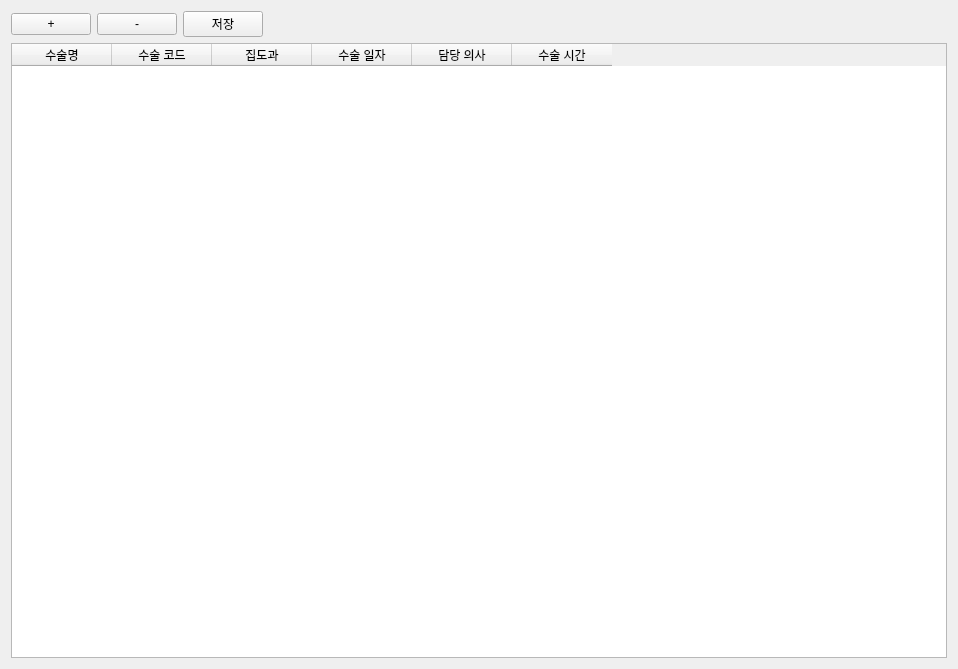
<?xml version="1.0" encoding="UTF-8"?>
<ui version="4.0">
 <class>Form</class>
 <widget class="QWidget" name="Form">
  <property name="geometry">
   <rect>
    <x>0</x>
    <y>0</y>
    <width>958</width>
    <height>669</height>
   </rect>
  </property>
  <property name="windowTitle">
   <string>Form</string>
  </property>
  <layout class="QGridLayout" name="gridLayout">
   <item row="0" column="0">
    <layout class="QHBoxLayout" name="horizontalLayout_2">
     <item>
      <layout class="QHBoxLayout" name="horizontalLayout">
       <item>
        <widget class="QPushButton" name="plus">
         <property name="maximumSize">
          <size>
           <width>600</width>
           <height>16777215</height>
          </size>
         </property>
         <property name="text">
          <string>+</string>
         </property>
        </widget>
       </item>
       <item>
        <widget class="QPushButton" name="minus">
         <property name="text">
          <string>-</string>
         </property>
        </widget>
       </item>
      </layout>
     </item>
     <item>
      <widget class="QPushButton" name="save">
       <property name="text">
        <string>저장</string>
       </property>
      </widget>
     </item>
     <item>
      <widget class="QLabel" name="label">
       <property name="text">
        <string/>
       </property>
      </widget>
     </item>
     <item>
      <widget class="QLabel" name="label_3">
       <property name="text">
        <string/>
       </property>
      </widget>
     </item>
     <item>
      <widget class="QLabel" name="label_2">
       <property name="text">
        <string/>
       </property>
      </widget>
     </item>
     <item>
      <widget class="QLabel" name="label_4">
       <property name="text">
        <string/>
       </property>
      </widget>
     </item>
     <item>
      <widget class="QLabel" name="label_5">
       <property name="text">
        <string/>
       </property>
      </widget>
     </item>
     <item>
      <widget class="QLabel" name="label_6">
       <property name="text">
        <string/>
       </property>
      </widget>
     </item>
     <item>
      <widget class="QLabel" name="label_7">
       <property name="text">
        <string/>
       </property>
      </widget>
     </item>
     <item>
      <widget class="QLabel" name="label_8">
       <property name="text">
        <string/>
       </property>
      </widget>
     </item>
     <item>
      <widget class="QLabel" name="label_9">
       <property name="text">
        <string/>
       </property>
      </widget>
     </item>
    </layout>
   </item>
   <item row="1" column="0">
    <widget class="QTableWidget" name="resulttable">
     <column>
      <property name="text">
       <string>수술명</string>
      </property>
     </column>
     <column>
      <property name="text">
       <string>수술 코드</string>
      </property>
     </column>
     <column>
      <property name="text">
       <string>집도과</string>
      </property>
     </column>
     <column>
      <property name="text">
       <string>수술 일자</string>
      </property>
     </column>
     <column>
      <property name="text">
       <string>담당 의사</string>
      </property>
     </column>
     <column>
      <property name="text">
       <string>수술 시간</string>
      </property>
     </column>
    </widget>
   </item>
  </layout>
 </widget>
 <resources/>
 <connections/>
</ui>
